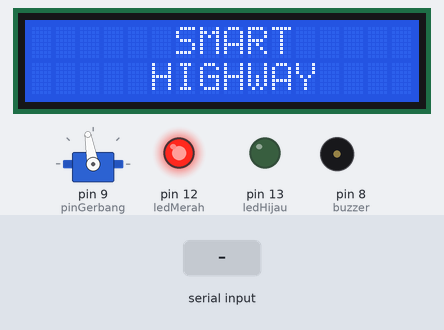
This sketch was run on a simulated Arduino Uno, built with avr-gcc and run on an emulated ATmega328P. Parts: servo, 16×2 character LCD, output pins drawn as LEDs (lit = HIGH), buzzer (waves = sounding, pin HIGH). Inputs (shaded band) come from the test bench. Pins used as bus, display or sensor lines are not drawn.

Above: at 1.2 s.
1.3 s: "1" received over Serial
At 1.46 s:
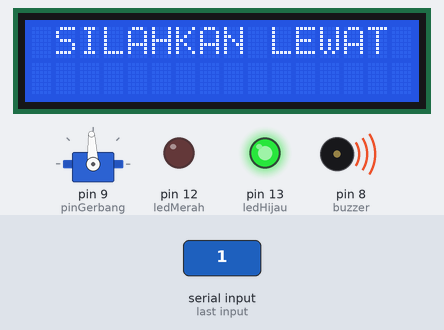
At 4.3 s:
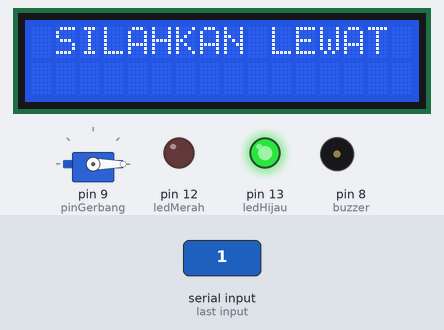
Timing chart, 0 to 11.6 s (numbered marks = the images above; inputs shaded):
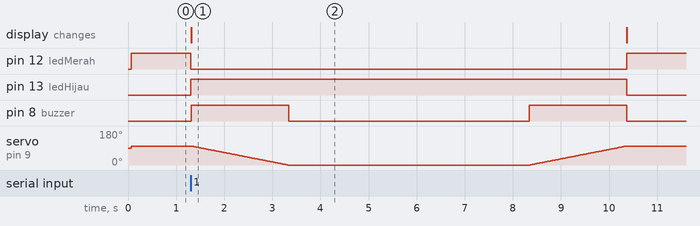

The sketch:

source_code_arduino.ino
```cpp
#include <Servo.h>
#include <LiquidCrystal.h>

int pinGerbang  = 9; //PIN servo roda4
int servoAngle;
int ledMerah    = 12;
int ledHijau    = 13;
int buzzer      = 8;

String command;
String attr;

LiquidCrystal lcd(7, 6, 5, 4, 3, 2);
Servo gerbang;

/* VSS -> GND
 * VDD -> 5V
 * V0  -> POTENTIOMETER CENTER
 * RS  -> PIN 7
 * RW  -> GND
 * E   -> PIN 6
 * D4  -> PIN 5
 * D5  -> PIN 4
 * D6  -> PIN 3
 * D7  -> PIN 2
 * A   -> 5V
 * K   -> GND
 */

void welcome(){

  digitalWrite(buzzer, LOW); //low

  lcd.clear();
  lcd.setCursor(6, 0);
  lcd.print("SMART");
  lcd.setCursor(5, 1);
  lcd.print("HIGHWAY");

  digitalWrite(ledMerah, HIGH);
  digitalWrite(ledHijau, LOW); //low

  gerbang.write(100);

}

void setup() {
  // put your setup code here, to run once:
  Serial.begin(9600); //38400

  pinMode(pinGerbang, OUTPUT);
  pinMode(ledMerah, OUTPUT);
  pinMode(ledHijau, OUTPUT);
  pinMode(buzzer, OUTPUT);

  digitalWrite(pinGerbang, HIGH);
  gerbang.attach(pinGerbang);

  lcd.begin(16, 2);

  welcome();

}

void loop() {
  while(Serial.available()){
    delay(5);

    char c  = Serial.read();
    command += c;
  }

  if(command.length() > 0){
      //Serial.println(command);
      char key  = command.charAt(0);
      if(key == '1' || key == '2'){

        for(int i=0; i<command.length(); i++){
          if(i+2 < command.length()){
            attr += command.charAt(i+2);
          }
        }

        digitalWrite(ledHijau, HIGH);
        digitalWrite(ledMerah, LOW);

        lcd.clear();
        lcd.setCursor(1,0);
        if(key == '1'){
          lcd.print("SILAHKAN LEWAT");
        }
        else{
          lcd.print("SELAMAT JALAN");
          lcd.setCursor(1,1);
          lcd.print("TERIMAKASIH");
        }

        for(servoAngle = 100; servoAngle >= 0; servoAngle--)
        {
          digitalWrite(buzzer, HIGH);
          gerbang.write(servoAngle);

          delay(20);
          digitalWrite(buzzer, LOW);

        }

        delay(5000); // lama gerbang terbuka

        for(servoAngle = 0; servoAngle <= 100; servoAngle++)
        {
          digitalWrite(buzzer, HIGH);
          gerbang.write(servoAngle);
          delay(20);
          digitalWrite(buzzer, LOW);
        }

        digitalWrite(ledMerah, HIGH);
        digitalWrite(ledHijau, LOW);


        /*
        delay(1000);
        lcd.clear();
        lcd.setCursor(0,0);
        lcd.print("SISA SALDO ANDA");
        lcd.setCursor(0,1);
        lcd.print("RP.");
        lcd.print(attr);
        delay(5000); // lama menunjukkan nilai saldo
        */

        welcome();


        command = "";
        attr   = "";
      }
  }
}
```

Measured:
- after the input at 1.3 s, pin 12 (ledMerah): HIGH → LOW at once, → HIGH 9.1 s later; pin 13 (ledHijau): LOW → HIGH at once, → LOW 9.1 s later; pin 8 (buzzer): alternates HIGH for 2.0 s and LOW for 5.0 s, starting at once; the display: changes at once (image 1)
